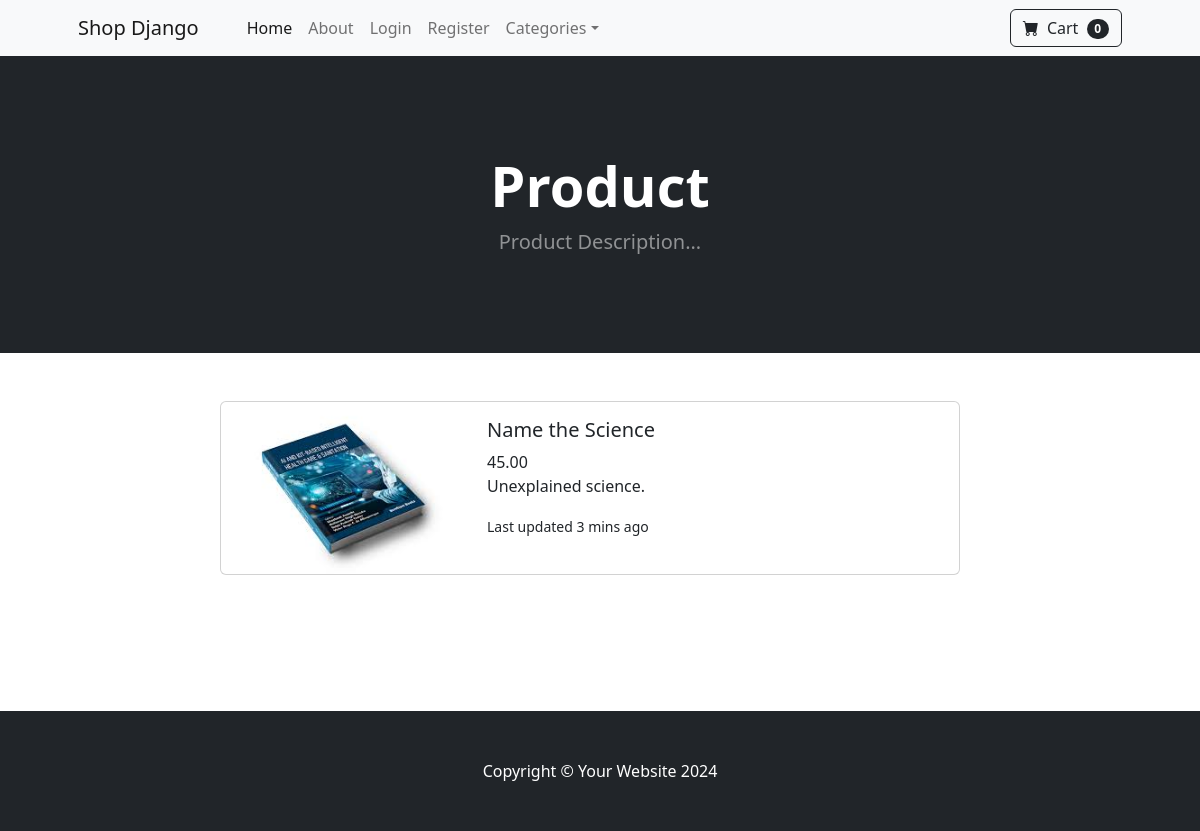
Page /product/9 on the committed database.
### store/models.py (models this page shows, shortened)
class Product(models.Model):
    name = models.CharField(max_length=150)
    price = models.DecimalField(default=0, decimal_places=2, max_digits=6)
    image= models.ImageField(upload_to='upload/product/')
    Category = models.ForeignKey(Category, on_delete=models.CASCADE, default=1)
    description = models.CharField(max_length=250, default='', blank=True, null=True)
    remaining_items = models.IntegerField(default=0)
    is_sale = models.BooleanField(default=False)
    sale_price = models.DecimalField(default=0, decimal_places=2, max_digits=6)

### store/views.py (the view)
# urls.py: path('product/<int:pk>', views.product, name='product'),
def product(request,pk):
    product = Product.objects.get(id=pk)
    return render(request, 'product.html', {'product': product})

### store/templates/product.html
{% extends "base.html" %} {% block content %}
<header class="bg-dark py-5">
  <div class="container px-4 px-lg-5 my-5">
    <div class="text-center text-white">
      <h1 class="display-4 fw-bolder">Product</h1>
      <p class="lead fw-normal text-white-50 mb-0">Product Description...</p>
    </div>
  </div>
</header>
<div class="container mt-5">
  <div class="row">
    <div class="card mb-3 offset-2" style="max-width: 740px">
      <div class="row g-0">
        <div class="col-md-4">
          <img
            src="{{ product.image.url }}"
            class="img-fluid rounded-start"
            style="height: 100%"
            alt="...m"
          />
        </div>
        <div class="col-md-8">
          <div class="card-body">
            <h5 class="card-title">{{ product.name }}</h5>
            {% if product.is_sale %}
                <strike><span style="font-size: 16px; color: #808080">${{product.price}}</strike>&nbsp;&nbsp;
                        ${{product.sale_price}}
            {% else %}
            {{ product.price }}
            {% endif %}
            <p class="card-text">
              {{product.description}}.
            </p>
            <p class="card-text">
              <small class="text-body-secondary">Last updated 3 mins ago</small>
            </p>
          </div>
        </div>
      </div>
    </div>
  </div>
</div>
{% endblock %}

### rows in the picture
Product: image (picture), name "Name the Science", price "45.00", description "Unexplained science"
